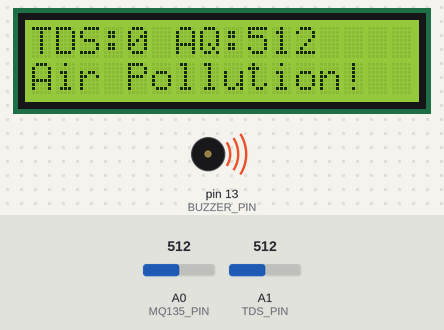
This sketch was run on a simulated Arduino Uno, built with avr-gcc and run on an emulated ATmega328P. On the bench: 16×2 character LCD, buzzer (waves = sounding, pin HIGH). Inputs (shaded band) come from the test bench; at power-on: A0 (MQ135_PIN) = 512, A1 (TDS_PIN) = 512. What the sketch prints to the serial monitor is not drawn.

Above: at 1.4 s.
1.5 s: A0 (MQ135_PIN) set to 414
At 2.3 s:
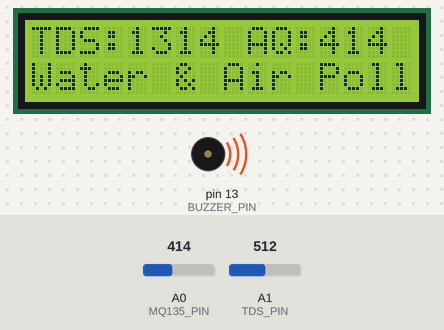
3.2 s: A0 (MQ135_PIN) set to 384
At 3.9 s:
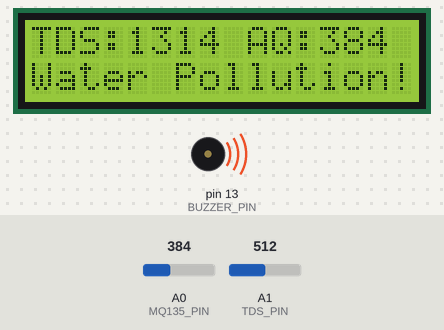
4.9 s: A1 (TDS_PIN) set to 367
At 7.1 s:
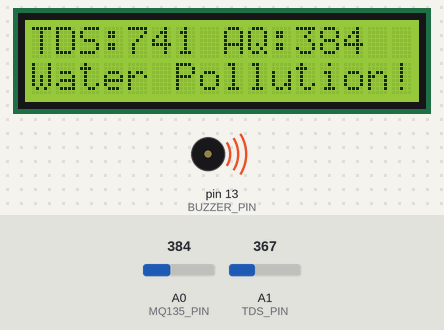
7.9 s: A1 (TDS_PIN) set to 346
At 10.7 s:
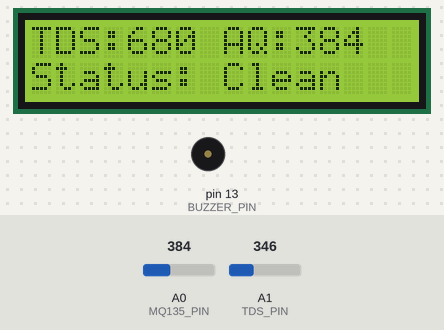
10.9 s: A0 (MQ135_PIN) set to 410
At 12.1 s:
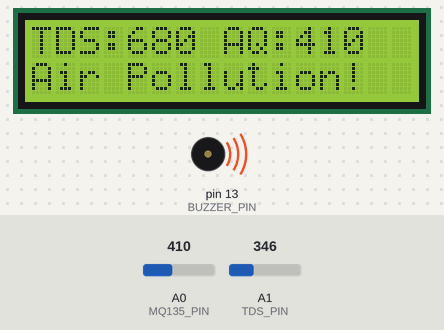
12.4 s: A1 (TDS_PIN) set to 306
At 15.1 s:
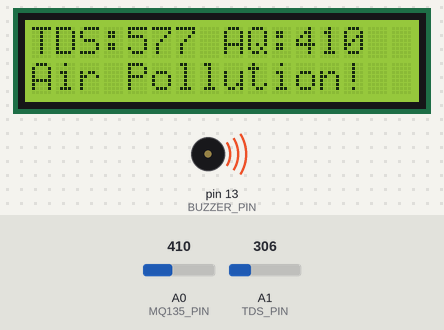
Timing chart, 0 to 16.4 s (numbered marks = the images above; inputs shaded):
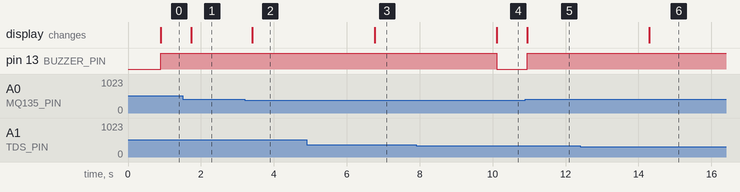

The sketch:

solar_powered_pollution_detectoion.ino
```cpp
#include <LiquidCrystal_I2C.h>
#include <Wire.h>

// === LCD ===
LiquidCrystal_I2C lcd(0x27, 16, 2); // Address 0x27, 16x2 LCD

// === Pins ===
#define MQ135_PIN A0     // Air Quality Sensor
#define TDS_PIN   A1     // Water TDS Sensor
#define BUZZER_PIN 13    // Buzzer

// === TDS Constants ===
#define VREF 5.0         // Analog reference voltage
#define SAMPLES 30       // Number of readings for median filter
float temperature = 25;  // Fixed temperature for compensation

int tdsSamples[SAMPLES]; // Buffer for TDS readings
int sampleIndex = 0;

// === Pollution Thresholds ===
#define TDS_THRESHOLD 700
#define AIR_THRESHOLD 400

void setup() {
  Serial.begin(9600);
  pinMode(BUZZER_PIN, OUTPUT);

  lcd.init();
  lcd.backlight();
}

void loop() {
  // === 1. Read Sensors ===
  int airValue = analogRead(MQ135_PIN); // Air Quality
  int tdsRaw = analogRead(TDS_PIN);     // One TDS reading

  // Store TDS sample
  tdsSamples[sampleIndex++] = tdsRaw;
  if (sampleIndex >= SAMPLES) sampleIndex = 0;

  // Wait for 800ms to process data
  static unsigned long lastUpdate = 0;
  if (millis() - lastUpdate >= 800) {
    lastUpdate = millis();

    // === 2. Process TDS ===
    float voltage = getMedian(tdsSamples, SAMPLES) * VREF / 1024.0;
    float compensation = 1.0 + 0.02 * (temperature - 25.0);
    float compensatedVoltage = voltage / compensation;
    float tdsValue = (133.42 * pow(compensatedVoltage, 3)
                    - 255.86 * pow(compensatedVoltage, 2)
                    + 857.39 * compensatedVoltage) * 0.5;

    // === 3. Check Pollution Status ===
    bool waterPollution = tdsValue > TDS_THRESHOLD;
    bool airPollution = airValue > AIR_THRESHOLD;
    bool alert = waterPollution || airPollution;

    // === 4. Display on LCD ===
    lcd.clear();
    lcd.setCursor(0, 0);
    lcd.print("TDS:");
    lcd.print((int)tdsValue);
    lcd.print(" AQ:");
    lcd.print(airValue);

    lcd.setCursor(0, 1);
    if (waterPollution && airPollution) {
      lcd.print("Water & Air Poll!");
    } else if (waterPollution) {
      lcd.print("Water Pollution! ");
    } else if (airPollution) {
      lcd.print("Air Pollution!   ");
    } else {
      lcd.print("Status: Clean    ");
    }

    // === 5. Buzzer ===
    digitalWrite(BUZZER_PIN, alert ? HIGH : LOW);

    // === 6. Serial Debugging ===
    Serial.print("TDS: ");
    Serial.print(tdsValue);
    Serial.print(" ppm | Air: ");
    Serial.println(airValue);
  }

  delay(100); // Short delay to stabilize readings
}

// === Median Filter ===
int getMedian(int arr[], int len) {
  int sorted[len];
  for (int i = 0; i < len; i++) sorted[i] = arr[i];

  for (int i = 0; i < len - 1; i++) {
    for (int j = 0; j < len - i - 1; j++) {
      if (sorted[j] > sorted[j + 1]) {
        int temp = sorted[j];
        sorted[j] = sorted[j + 1];
        sorted[j + 1] = temp;
      }
    }
  }

  // Return median
  if (len % 2 == 0)
    return (sorted[len / 2 - 1] + sorted[len / 2]) / 2;
  else
    return sorted[len / 2];
}
```

Measured:
- the behaviour switches between 401 and 400 on A0 (MQ135_PIN) (found by bisection; images 1 and 2)
- the behaviour switches between 353 and 352 on A1 (TDS_PIN) (found by bisection; images 3 and 4)
- after the input at 1.5 s, the display: changes after 0.24 s (image 1)
- after the input at 3.2 s, the display: changes after 0.21 s (image 2)
- after the input at 4.9 s, the display: changes after 1.9 s (image 3)
- after the input at 7.9 s, pin 13 (BUZZER_PIN): HIGH → LOW after 2.2 s; the display: changes after 2.2 s (image 4)
- after the input at 10.9 s, pin 13 (BUZZER_PIN): LOW → HIGH after 0.05 s; the display: changes after 0.05 s (image 5)
- after the input at 12.4 s, the display: changes after 1.9 s (image 6)
